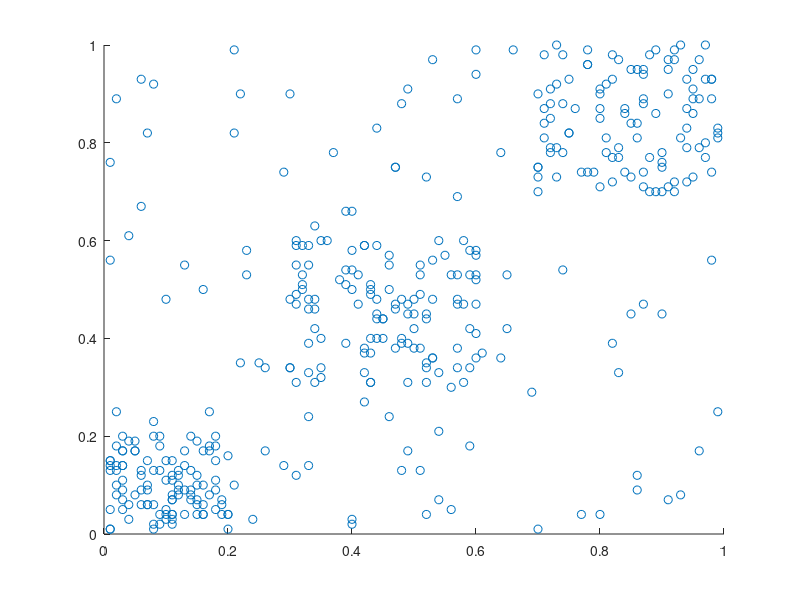

This chart was generated by the following MATLAB code:
%% clustering k-means and spectral relaxed k-means
clc;
close all;
clear all;
data = []
data = [data; randi(20, 100, 2)];
data = [data; randi([30,60], 100, 2)];
data = [data; randi([70, 100], 100, 2)];
data = [data; randi(100, 100, 2)];
data = data ./ 100;

scatter(data(:, 1), data(:, 2));

save("data.mat", "data");

number_point = 500;
left_data = randi([0,100], number_point, 2);
middle_data = randi([200,400], number_point, 2);
right_data = randi([500,800], number_point, 2);
data = [left_data;middle_data;right_data];
save("data2.mat", "data");

theta = 1:360;
x0 = 5;
y0 = 5;
r = randi(5, 3, 1);
x = [x0+r(1)*cosd(theta) x0+r(2)*cosd(theta) x0+r(3)*cosd(theta)];
y = [y0+r(1)*sind(theta) y0+r(2)*sind(theta) y0+r(3)*sind(theta)];
data = [x' y'];
save("data3.mat", "data");